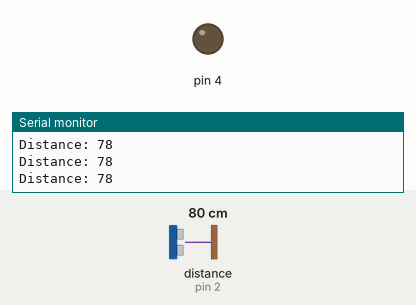
This sketch was run on a simulated Arduino Uno, built with avr-gcc and run on an emulated ATmega328P. Shown: output pins drawn as LEDs (lit = HIGH), the last lines printed to the serial monitor. Wiring (inferred from the names in the program): ultrasonic range finder: trigger pin 3; echo pin 2. Inputs (shaded band) come from the test bench; at power-on: distance to the obstacle (sensor on pin 2) 80 cm. The echo pulse lasts 58.3 µs per cm; pins used as bus, display or sensor lines are not drawn.

Above: at 1.2 s.
1.3 s: distance to the obstacle (sensor on pin 2) set to 14 cm
2.8 s: distance to the obstacle (sensor on pin 2) set to 10 cm
At 3.8 s:
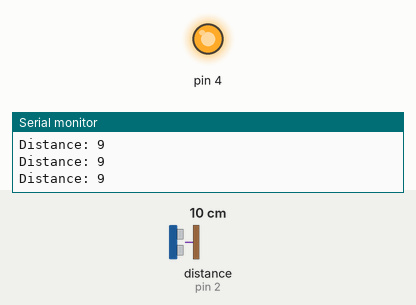
4.3 s: distance to the obstacle (sensor on pin 2) set to 18 cm
At 5.5 s:
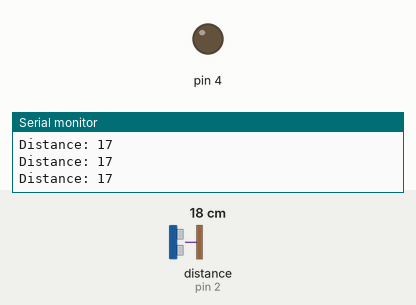
5.8 s: distance to the obstacle (sensor on pin 2) set to 2 cm
At 6.5 s:
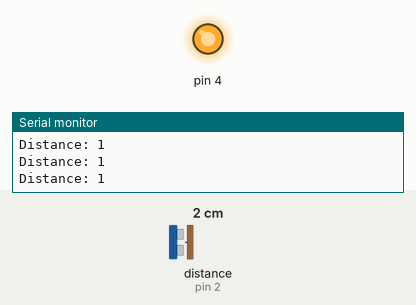
Timing chart, 0 to 8.3 s (numbered marks = the images above; inputs shaded):
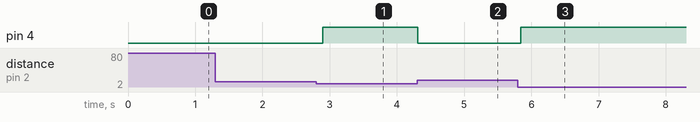

The sketch:

IfStatementUltrasonicSensor.ino
```cpp
//Define variables for trig and echo as const int
const int trig_pin = 3;
const int echo_pin = 2;
const int thresh_dist =10;
void setup(){
pinMode(trig_pin, OUTPUT);
pinMode(echo_pin, INPUT);
pinMode(4, OUTPUT);
Serial.begin(9600); // starts the serial communication
}
void loop(){
  digitalWrite(trig_pin, LOW); // Clears the trigPin
  delayMicroseconds(2);  //wait 2 microseconds

   // This will send a pulse 10 microsecond
  digitalWrite(trig_pin, HIGH); // Sets the trigPin on HIGH state
  delayMicroseconds(10); // wait for 10 microseconds
  digitalWrite(trig_pin, LOW); // sets the trigPin to LOW

  long duration = pulseIn(echo_pin, HIGH); // Reads the echoPin, returns the sound wave travel time in microseconds

  long distance = duration * 0.034 / 2; // Calculating the distance

  // Prints the distance on the Serial Monitor
  Serial.print("Distance: ");
  Serial.println(distance);

  if (distance <= thresh_dist ) {
     digitalWrite(4, HIGH);
  } else {
  digitalWrite(4, LOW);
 }

delay(100);

}
```

Measured:
- the behaviour switches between 12 and 11 cm on distance to the obstacle (sensor on pin 2) (found by bisection; images 0 and 1)
- after the input at 2.8 s, pin 4: LOW → HIGH after 0.09 s
- after the input at 4.3 s, pin 4: HIGH → LOW at once
- after the input at 5.8 s, pin 4: LOW → HIGH at once
